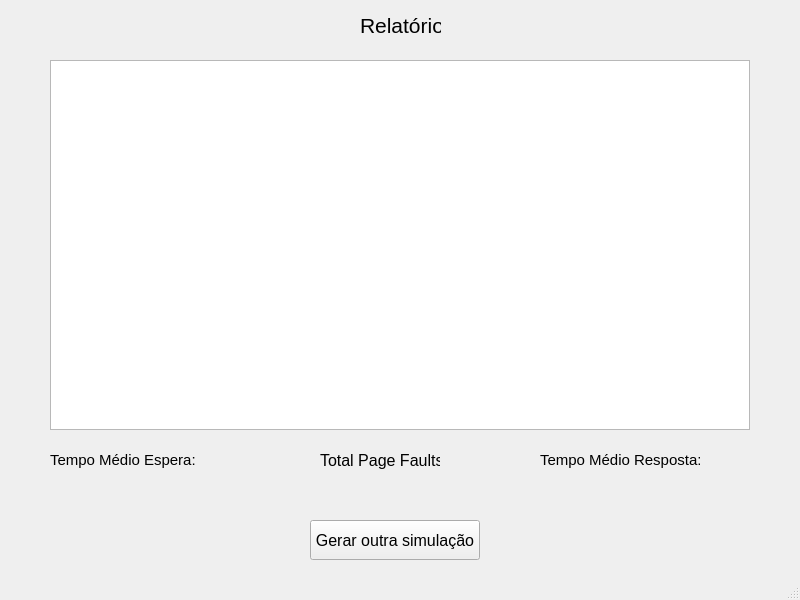
<?xml version="1.0" encoding="UTF-8"?>
<ui version="4.0">
 <class>relatorioWindow</class>
 <widget class="QMainWindow" name="relatorioWindow">
  <property name="geometry">
   <rect>
    <x>0</x>
    <y>0</y>
    <width>800</width>
    <height>600</height>
   </rect>
  </property>
  <property name="minimumSize">
   <size>
    <width>800</width>
    <height>600</height>
   </size>
  </property>
  <property name="maximumSize">
   <size>
    <width>800</width>
    <height>600</height>
   </size>
  </property>
  <property name="windowTitle">
   <string>Simulador de S.O - Relatório</string>
  </property>
  <widget class="QWidget" name="centralwidget">
   <widget class="QLabel" name="labelRelat">
    <property name="geometry">
     <rect>
      <x>360</x>
      <y>10</y>
      <width>81</width>
      <height>31</height>
     </rect>
    </property>
    <property name="font">
     <font>
      <pointsize>16</pointsize>
     </font>
    </property>
    <property name="text">
     <string>Relatório</string>
    </property>
   </widget>
   <widget class="QTableWidget" name="tabelaMetricas">
    <property name="geometry">
     <rect>
      <x>50</x>
      <y>60</y>
      <width>700</width>
      <height>370</height>
     </rect>
    </property>
   </widget>
   <widget class="QLabel" name="infoTmr">
    <property name="geometry">
     <rect>
      <x>540</x>
      <y>450</y>
      <width>160</width>
      <height>20</height>
     </rect>
    </property>
    <property name="font">
     <font>
      <pointsize>11</pointsize>
     </font>
    </property>
    <property name="text">
     <string>Tempo Médio Resposta:</string>
    </property>
   </widget>
   <widget class="QPushButton" name="buttonInicio">
    <property name="geometry">
     <rect>
      <x>310</x>
      <y>520</y>
      <width>170</width>
      <height>40</height>
     </rect>
    </property>
    <property name="font">
     <font>
      <pointsize>12</pointsize>
     </font>
    </property>
    <property name="text">
     <string>Gerar outra simulação</string>
    </property>
   </widget>
   <widget class="QLabel" name="infoPageFaults">
    <property name="geometry">
     <rect>
      <x>320</x>
      <y>450</y>
      <width>120</width>
      <height>21</height>
     </rect>
    </property>
    <property name="font">
     <font>
      <pointsize>12</pointsize>
     </font>
    </property>
    <property name="text">
     <string>Total Page Faults:</string>
    </property>
   </widget>
   <widget class="QLabel" name="labelPageFaults">
    <property name="geometry">
     <rect>
      <x>450</x>
      <y>451</y>
      <width>50</width>
      <height>20</height>
     </rect>
    </property>
    <property name="font">
     <font>
      <bold>true</bold>
     </font>
    </property>
    <property name="text">
     <string/>
    </property>
   </widget>
   <widget class="QLabel" name="labelTmr">
    <property name="geometry">
     <rect>
      <x>710</x>
      <y>450</y>
      <width>50</width>
      <height>20</height>
     </rect>
    </property>
    <property name="font">
     <font>
      <bold>true</bold>
     </font>
    </property>
    <property name="text">
     <string/>
    </property>
   </widget>
   <widget class="QLabel" name="labelTme">
    <property name="geometry">
     <rect>
      <x>200</x>
      <y>450</y>
      <width>50</width>
      <height>20</height>
     </rect>
    </property>
    <property name="font">
     <font>
      <bold>true</bold>
     </font>
    </property>
    <property name="text">
     <string/>
    </property>
   </widget>
   <widget class="QLabel" name="infoTme">
    <property name="geometry">
     <rect>
      <x>50</x>
      <y>450</y>
      <width>151</width>
      <height>20</height>
     </rect>
    </property>
    <property name="font">
     <font>
      <pointsize>11</pointsize>
     </font>
    </property>
    <property name="text">
     <string>Tempo Médio Espera:</string>
    </property>
   </widget>
  </widget>
  <widget class="QMenuBar" name="menubar">
   <property name="geometry">
    <rect>
     <x>0</x>
     <y>0</y>
     <width>800</width>
     <height>21</height>
    </rect>
   </property>
  </widget>
  <widget class="QStatusBar" name="statusbar"/>
 </widget>
 <resources/>
 <connections/>
</ui>
